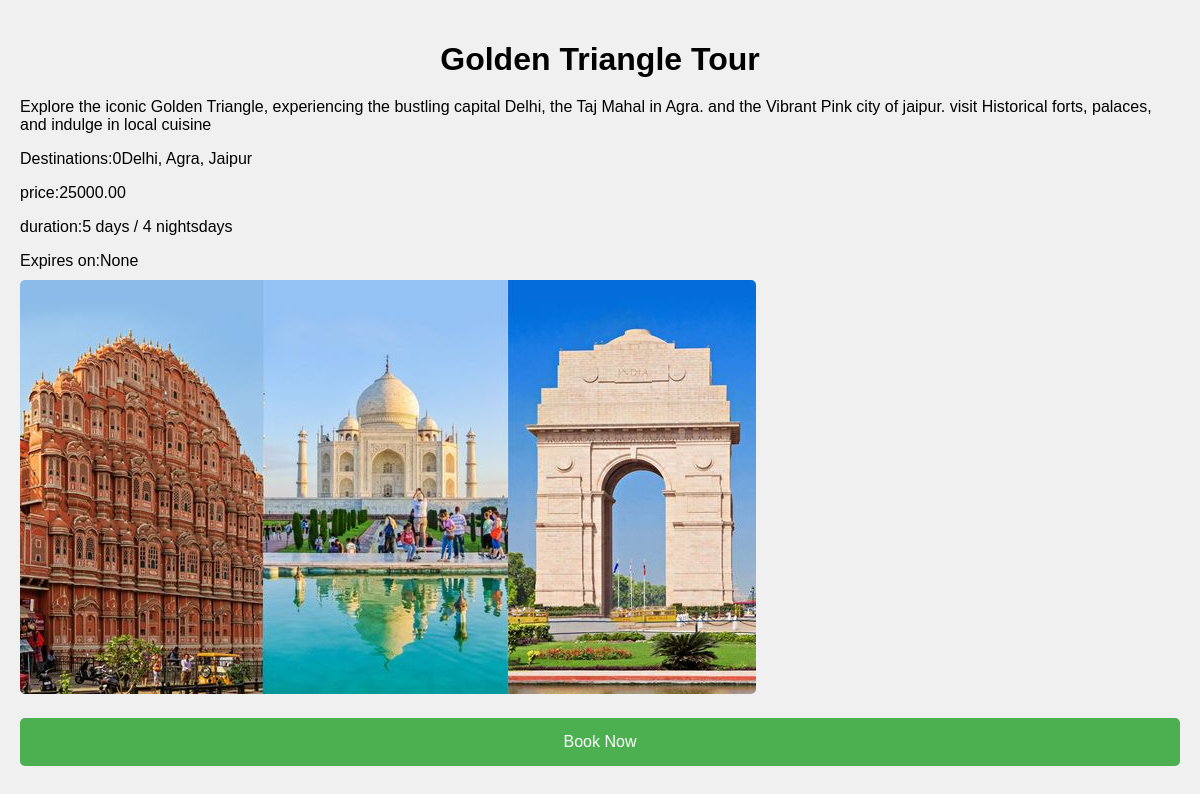
/package_details/1/, run on the app's committed database.
### web/models.py (models this page shows)
class TourPackage(models.Model):
    vendor= models.ForeignKey( User,on_delete=models.CASCADE ,null=True, default=0)
    name= models.CharField(max_length=255 ,default=0 )
    description= models.TextField(default=0)
    destination= models.CharField(max_length=255, default=0)
    price = models.DecimalField(max_digits=10,decimal_places=2 ,default=0)
    duration= models.CharField (max_length=50 , default=0)
    image= models.ImageField(upload_to='gallary', default=0)
    approved=models.BooleanField(default=False, null=True  )
    is_top_package =models.BooleanField(default=False)
    is_budget_friendly =models.BooleanField(default=False)
    available =models.BooleanField(default=True)
    expiry_date =models.DateField(help_text='Last date This package is available',null=True,blank=True, default=None)

### web/views.py (the view)
# urls.py: path('package_details/<int:pk>/', v.package_details, name='package_details'),
def package_details(request,pk):
    package=get_object_or_404(TourPackage,pk=pk)
    return render(request,'package_details.html',{'package':package})

### web/templates/package_details.html (shortened to what this page needs)
<!DOCTYPE html>
<html lang="en">
<head>
</head>
<body>
    <h1>{{package.name}}</h1>
    <p>{{package.description}} </p>
    <p>Destinations:{{package.destination}}</p>
    <p>price:{{package.price}}</p>
    <p>duration:{{package.duration}}days </p>
    <p>Expires on:{{package.expiry_date}}</p>
    {% if package.image %}
    <img src="{{package.image.url}}" alt="{{package.name}}">
    {% endif%}
    <a href="{%url 'book_package' package.id%}">Book Now</a>
</body>
</html>

### web/templates/package_details.html (style rules this page uses)
body { font-family: sans-serif; margin: 0; padding: 20px; background-color: #f0f0f0; }
h1 { text-align: center; margin-bottom: 20px; }
p { margin-bottom: 10px; }
img { max-width: 100%; height: auto; margin-bottom: 20px; border-radius: 5px; }
a { display: block; text-align: center; background-color: #4caf50; color: white; padding: 15px 30px; text-decoration: none; border-radius:5px; }

### data on the page
TourPackage: name "Golden Triangle Tour", description "Explore the iconic Golden Triangle, experiencing the bustling capital Delhi, the Taj Mahal in Agra. and the Vibrant Pink city of jaipur. visit Historical forts, palaces, and indulge in local cuisine", destination "0Delhi, Agra, Jaipur", price "25000.00", duration "5 days / 4 nights", expiry_date "None", image (picture)
